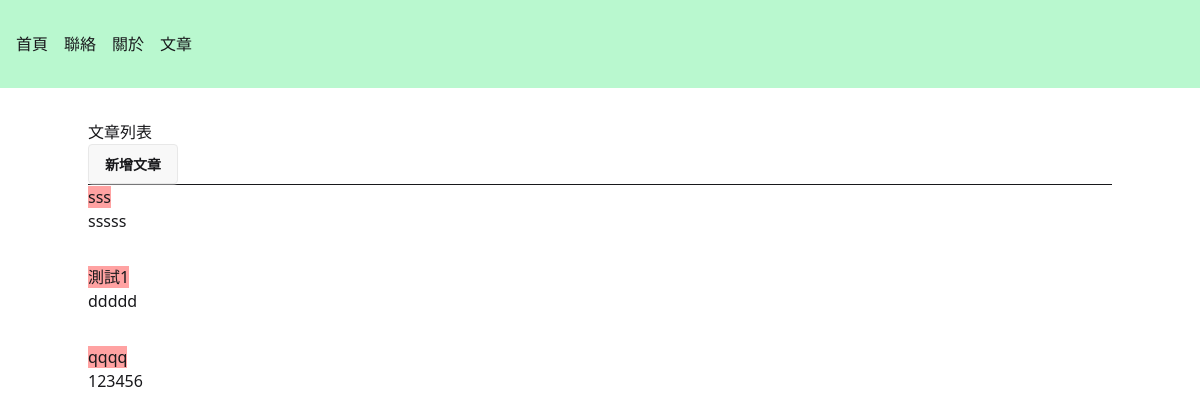
The app's page /, older data.
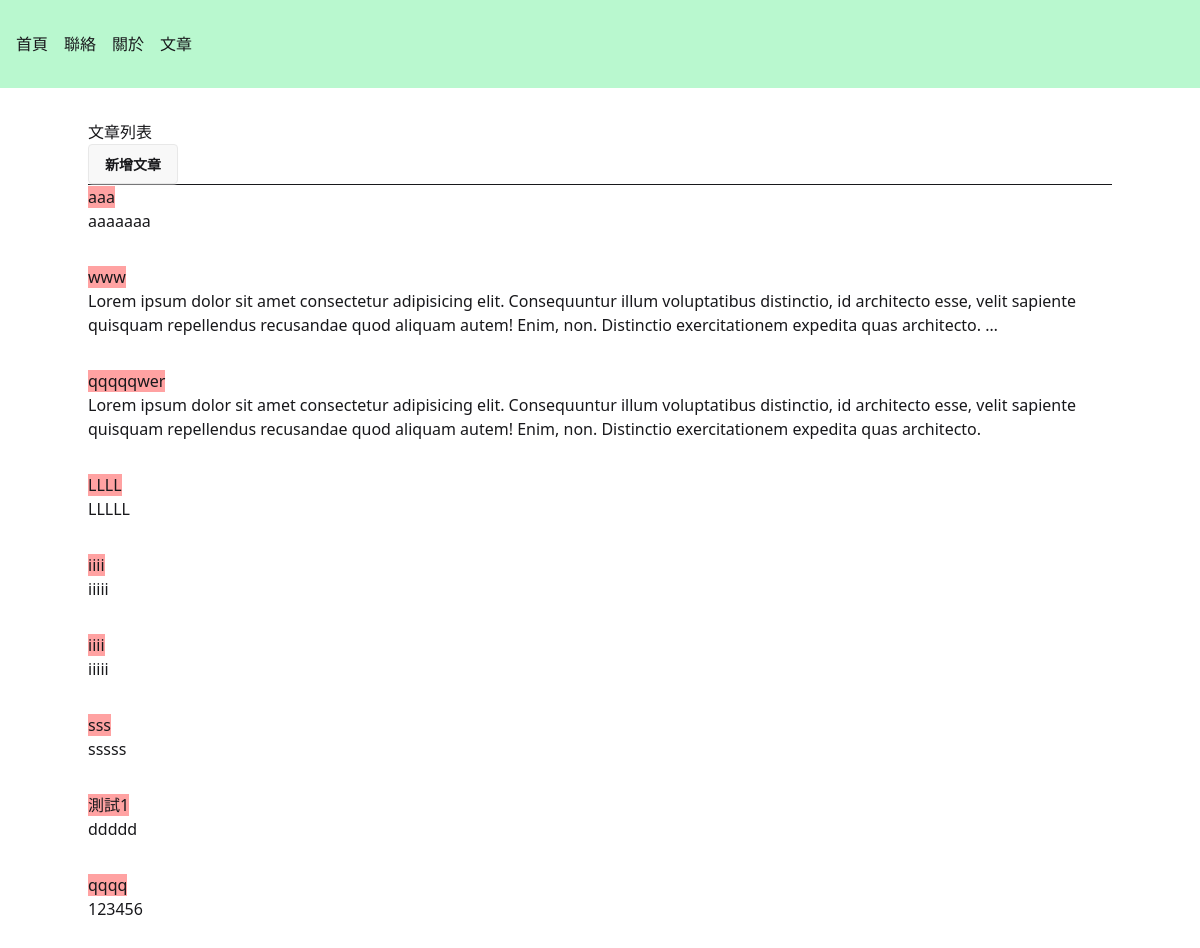
The same page, newer data.
### articles/models.py (models this page shows, shortened)
class Article(models.Model):
    title = models.CharField(max_length=200, null=False)
    content = models.TextField(null=True)

### articles/views.py (the view)
# urls.py: path("", views.index, name="index"),
def index(request):
    if request.POST:
        title = request.POST['title']
        content = request.POST["content"]
        Article.objects.create(title=title, content=content)
        messages.success(request, "新增成功")
        return redirect("articles:index")
    else:
        articles = Article.objects.all().order_by("-id")
        return render(request, "articles/index.html", {"articles": articles})

### articles/templates/articles/index.html
{% extends "layouts/default.html" %}
{% block content %}
<h1>文章列表</h1>
<a href="{% url  'articles:create' %}" class="btn">新增文章</a>
<hr>
{% for article in articles %}
<article class="mb-8">
  <h2><a
        class="bg-red-300"
        href="{% url 'articles:detail' article.id %}">
        {{ article.title }}
      </a>
  </h2>
  <p>
    {{ article.content | truncatewords:30 }}
  </p>
</article>
{% endfor %}
{% endblock %}

Row changes from the older to the newer data that the page shows:
added Article: title "aaa", content "aaaaaaa"
added Article: title "www", content "Lorem ipsum dolor sit amet consectetur adipisicing elit. Consequuntur illum voluptatibus distinctio, id architecto esse, velit sapiente quisquam repellendus recusandae quod aliquam autem! Enim, non. Distinctio exercitationem expedita quas architecto. …"
added Article: title "qqqqqwer", content "Lorem ipsum dolor sit amet consectetur adipisicing elit. Consequuntur illum voluptatibus distinctio, id architecto esse, velit sapiente quisquam repellendus recusandae quod aliquam autem! Enim, non. Distinctio exercitationem expedita quas architecto."
added Article: title "LLLL", content "LLLLL"
added Article: title "iiii", content "iiiii"
added Article: title "iiii", content "iiiii"
